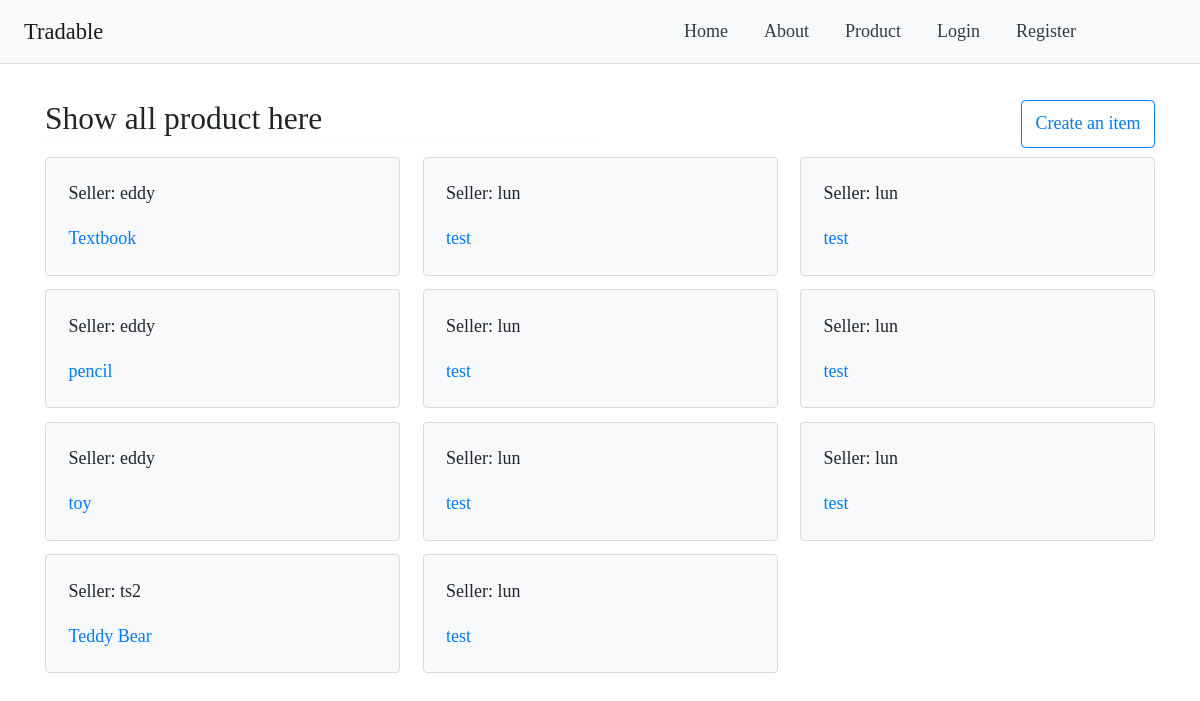
/items/list/, run on the app's committed database.
### items/models.py (models this page shows, shortened)
class Item(models.Model):
    name = models.CharField(max_length=100)
    description = models.TextField()
    price = models.DecimalField(decimal_places=2, max_digits=10000)
    condition = models.TextField()
    createdDateTime = models.DateTimeField(default=timezone.now)
    seller = models.ForeignKey(User, on_delete=models.CASCADE)

### items/views.py (the view)
# urls.py: path('list/', item_list_all_view, name='item_list_all_view'),
def item_list_all_view(request):
    querysetOfItem = Item.objects.all()
    context = {
        'list_all_item': querysetOfItem
    }
    return render(request, "item_list_all.html", context)

### items/templates/item_list_all.html
{% extends 'base.html' %}
{% block content %}
    <div>
        <div class="my-2 d-flex">
            <h3 class="border-bottom border-light px-0 col " >Show all product here</h3>
            <a class="col row justify-content-end" href="{% url "item_create_view" %}"><input class="btn btn-outline-primary" type= 'button' value='Create an item'/></a>
        </div>
        <div class="card-columns">
            {% for item in list_all_item %}
                <div class="card bg-light">
                    <div class="card-body" style="max-width: 18rem;">
                        <p class="card-text">Seller: {{ item.seller }}</a></p>
                        <p class="card-text"><a href="/items/{{item.id}}">{{ item.name }}</a></p>
                    </div>
                </div >
            {% endfor %}
        </div>
    </div>
{% endblock %}

### templates/base.html (style rules this page uses)
* { font-family: Calibri; font-size: 18px; }
*, *:before, *:after { box-sizing: border-box; }

### data on the page
Item: seller "eddy", name "Textbook"
Item: seller "eddy", name "pencil"
Item: seller "eddy", name "toy"
Item: seller "ts2", name "Teddy Bear"
Item: seller "lun", name "test"
Item: seller "lun", name "test"
Item: seller "lun", name "test"
Item: seller "lun", name "test"
Item: seller "lun", name "test"
Item: seller "lun", name "test"
Item: seller "lun", name "test"
